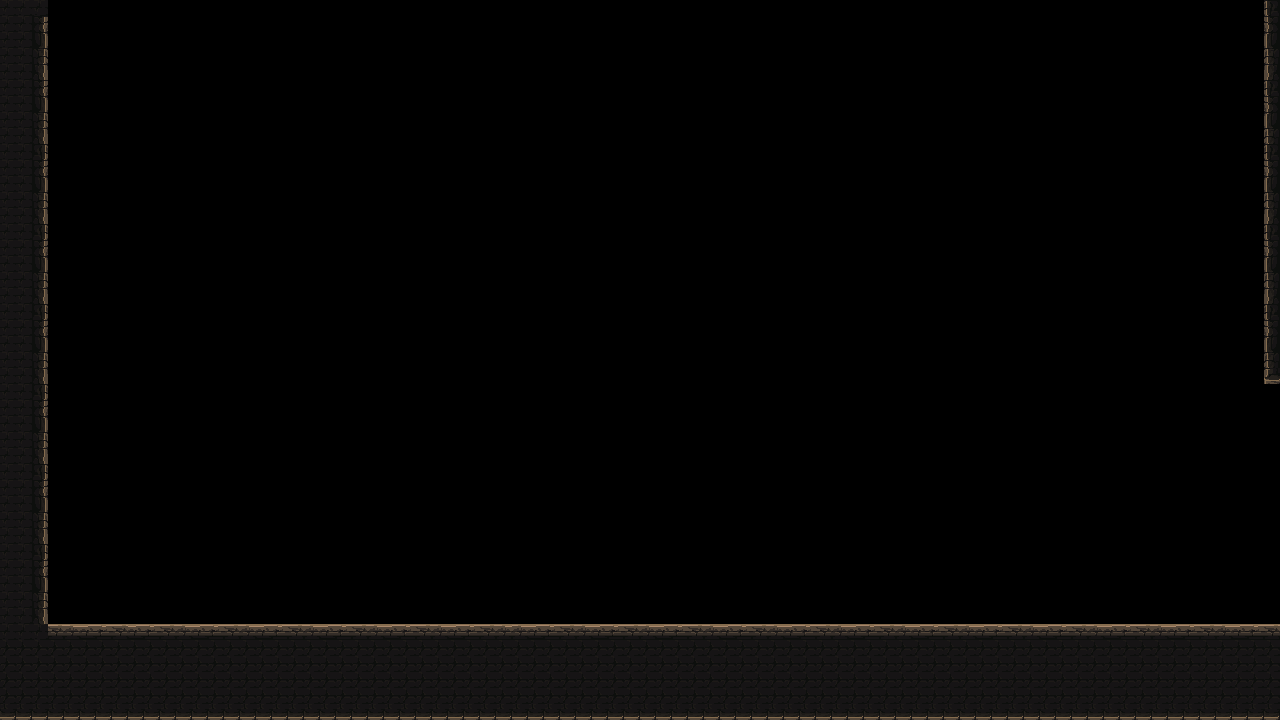

Tiled map render using the project's own tile images. Description and the map definition, with tile-layer contents summarised, below:
An orthogonal 80x45 tile map with 16x16 px tiles, 1 tile layer (platform).

<map version="1.4" tiledversion="1.4.3" orientation="orthogonal" renderorder="right-down" width="80" height="45" tilewidth="16" tileheight="16" infinite="0" nextlayerid="2" nextobjectid="1">
 <tileset firstgid="1" name="mainlevbuild_A" tilewidth="16" tileheight="16" tilecount="4096" columns="64">
  <image source="mainlevbuild_A.png" width="1024" height="1024" />
 </tileset>
 <layer id="1" name="platform" width="80" height="45">
  <data>[3600 cells, 621 non-empty, 18 distinct tile ids]</data>
 </layer>
</map>
